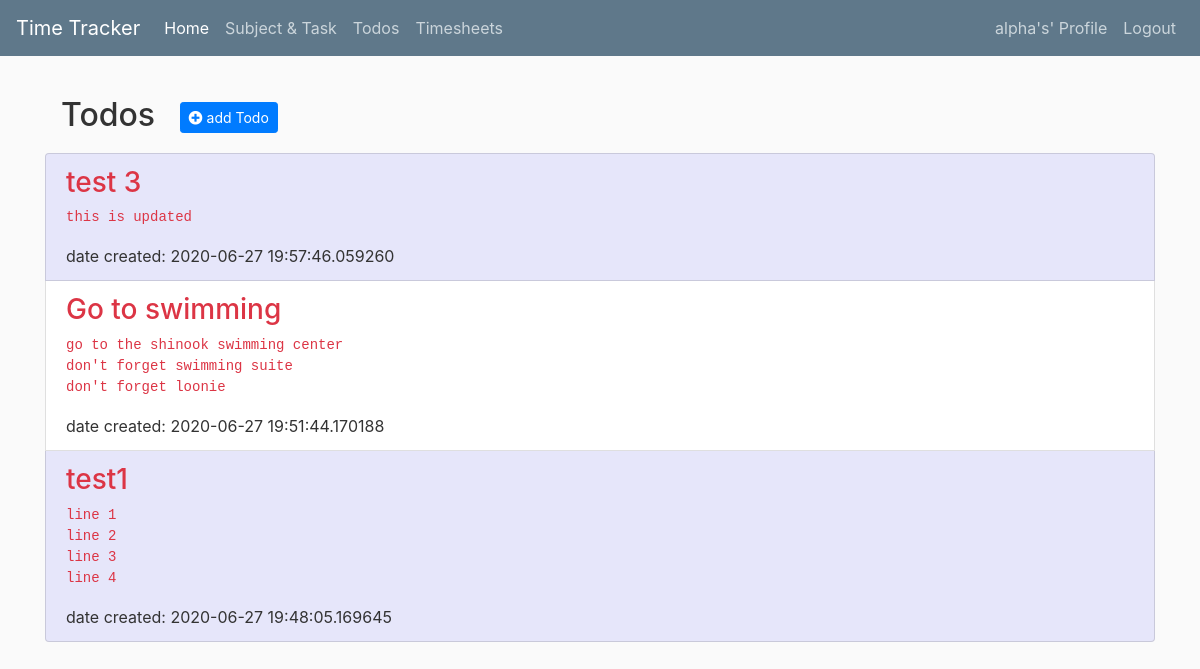
The app's page /todos (signed in) with its own data.
### timetracker/models.py (models this page shows, shortened)
class User(db.Model, UserMixin):
	id = db.Column(db.Integer, primary_key=True)
	username = db.Column(db.String(20), unique=True, nullable=False)
	email = db.Column(db.String(120), unique=True, nullable=False)
	password = db.Column(db.String(32), nullable=False)

class Todo(db.Model):
	id = db.Column(db.Integer, primary_key=True)
	title = db.Column(db.String(256), nullable=False)
	description = db.Column(db.Text, nullable=False)
	date_created = db.Column(db.DateTime, nullable=False, default=datetime.utcnow)
	date_completed = db.Column(db.DateTime, nullable=True)
	user_id = db.Column(db.Integer, db.ForeignKey('user.id'), nullable=False)
	user = db.relationship('User', backref=db.backref('todos', lazy=True))

### timetracker/routes.py (the view)
@app.route('/todos')
@login_required
def todos():
	todos = Todo.query.filter_by(user_id=current_user.id).order_by(desc(Todo.date_created)).all()
	return render_template('todos.html', todos=todos)

### timetracker/models.py (called while the page is built)
@login_manager.user_loader
def load_user(user_id):
	return User.query.get(int(user_id))

### timetracker/templates/todos.html (shortened to what this page needs)
{% extends "layout.html" %}
{% block content %}
	<div class="mb-3 mt-3 ml-3 h2">
		<span class="mr-2">Todos</span>
		<a href="{{ url_for('new_todo') }}" class="btn btn-primary btn-sm ml-2 mt-1 mb-1">
			<i class="fa fa-plus-circle"></i> add Todo
		</a>
	</div>
	<div class="list-group">
		{% if todos %}
			{% for todo in todos %}
				<div class="list-group-item {{ loop.cycle('odd', 'even') }}">
					{% if todo.date_completed %}
						<h3 class="text-success">{{ todo.title }}</h3>
						<pre class="text-success">{{ todo.description }}</pre>
					{% else %}
						<a href="{{ url_for('todo', todo_id=todo.id) }}">
							<h3 class="text-danger">{{ todo.title }}</h3>
						</a>
						<pre class="text-danger">{{ todo.description }}</pre>
					{% endif %}
					date created: {{ todo.date_created }}
				</div>
			{% endfor %}
		{% endif %}
	</div>
{% endblock content %}

### timetracker/templates/layout.html (shortened to what this page needs)
<!DOCTYPE html>
<html>
    <head>
		  <link rel="stylesheet" href="https://stackpath.bootstrapcdn.com/bootstrap/4.5.0/css/bootstrap.min.css">
        <link rel="stylesheet" href="https://use.fontawesome.com/releases/v5.4.1/css/all.css">
        <link rel="stylesheet" type="text/css" href="{{ url_for('static', filename='site.css') }}">
    </head>
    <body>
        <header class="site-header">
            <nav class="navbar navbar-expand-lg navbar-dark bg-steel fixed-top">
                <a class="navbar-brand" href="/">Time Tracker</a>
                <div class="collapse navbar-collapse" id="navbarSupportedContent">
                    <ul class="navbar-nav mr-auto">
                        <li class="nav-item active">
                            <a class="nav-link" href="/home">Home</a>
                        </li>
                        <li class="nav-item">
                            <a class="nav-link" href="/subjects_tasks">Subject & Task</a>
								</li>
                        <li class="nav-item">
									<a class="nav-link" href="/todos">Todos</a>
							  </li>
                        <li class="nav-item">
                            <a class="nav-link" href="/timesheets">Timesheets</a>
                        </li>
                    </ul>
                </div>
                <div class="navbar-nav">
						 {% if current_user.is_authenticated %}
							<a class="nav-item nav-link" href="/profile"> {{ current_user.username }}'s' Profile</a>
							<a class="nav-item nav-link" href="/logout">Logout</a>
						 {% else %}
							<a class="nav-item nav-link" href="/login">Login</a>
							<a class="nav-item nav-link" href="/register">Register</a>
						 {% endif %}
                </div>
            </nav>
        </header>
				<main role="main" class="container">
					<div class="row">
						<div class="col">
							{% block content %}
							{% endblock content %}
						</div>
					</div>
				</main>
    </body>
</html>

### timetracker/static/site.css (style rules this page uses)
body { background: #fafafa; color: #333333; margin-top: 5rem; }
h1, h2, h3, h4, h5, h5, h6 { color: #444444; }
.bg-steel { background-color: #5f788a; }
.site-header .navbar-nav .nav-link { color: #cbd5db }
.odd { background-color: lavender; }

### records on screen
User: username "alpha"
Todo: title "test 3", description "this is updated", date_created "2020-06-27 19:57:46.059260"
Todo: title "Go to swimming", description "go to the shinook swimming center don't forget swimming suite don't forget loonie", date_created "2020-06-27 19:51:44.170188"
Todo: title "test1", description "line 1 line 2 line 3 line 4", date_created "2020-06-27 19:48:05.169645"
